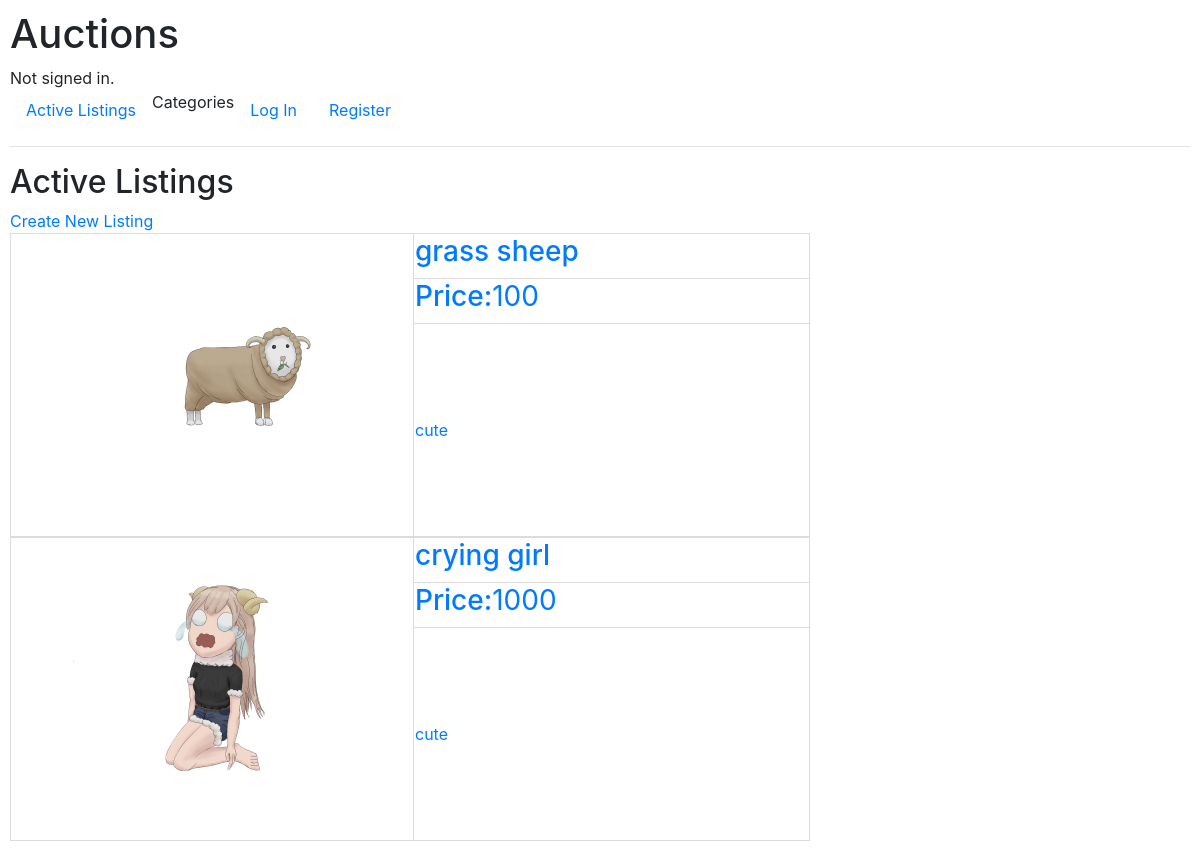
Before: / with the older database file.
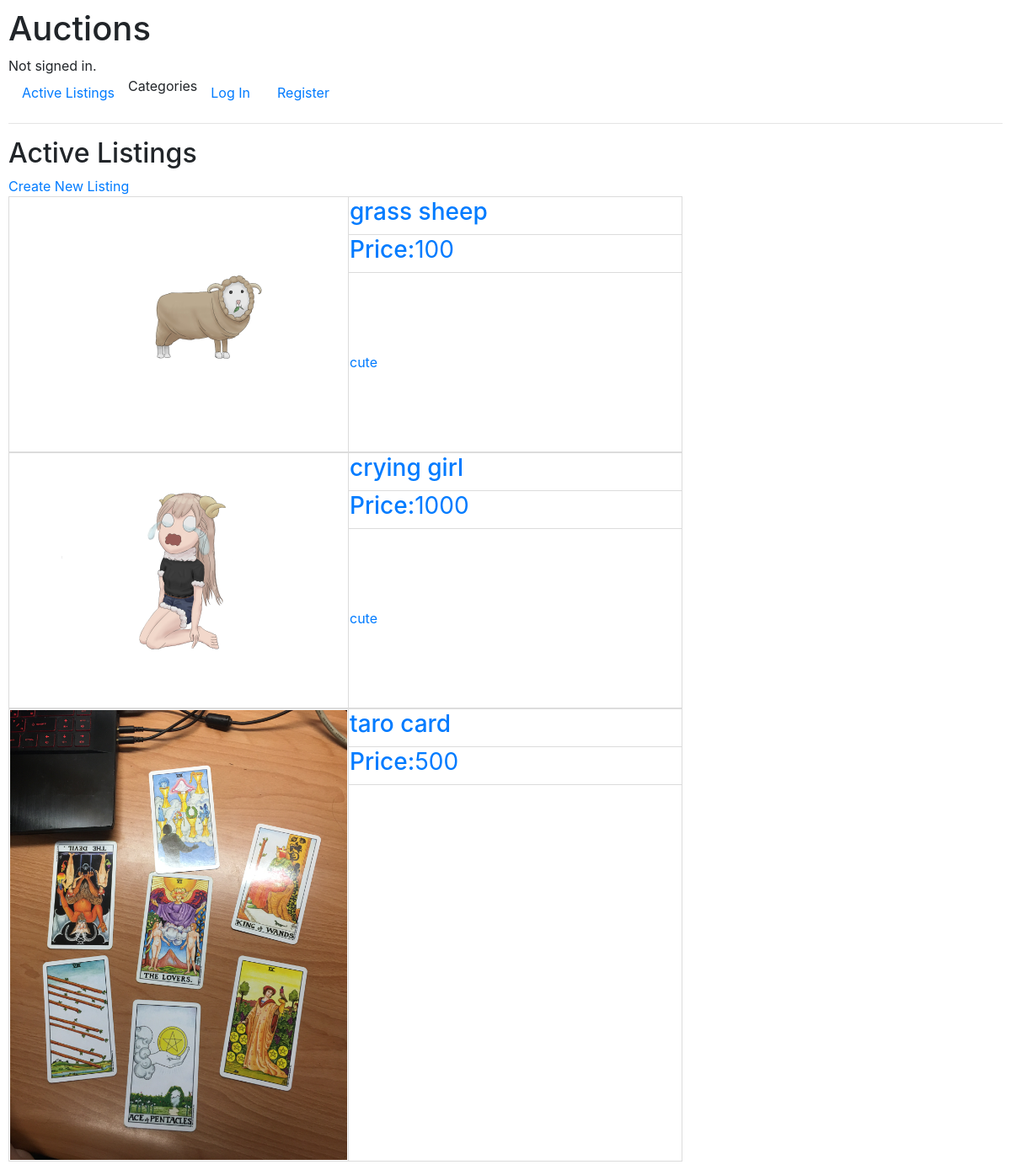
After: the same page with the newer database file.
### auctions/models.py (models this page shows, shortened)
class AuctionList(models.Model):
    title = models.CharField(max_length=64)
    image = models.ImageField(upload_to="items")
    description = models.CharField(max_length=128)
    type = models.CharField(max_length=16)
    starting_bid = models.IntegerField()
    owner = models.ForeignKey(User, on_delete=models.CASCADE, related_name="my_selling_items")
    is_closed = models.BooleanField(default=False)

### auctions/views.py (the view)
# urls.py: path("", views.index, name="index"),
def index(request):
    return render(request, "auctions/index.html", {
        "items":AuctionList.objects.all(),
        "title":"Active Listings",
    })

### auctions/templates/auctions/index.html
{% extends "auctions/layout.html" %}
{% block body %}
    <h2>{{ title }}</h2>
    {% if not used_for_watchlist %}
    <a href="{% url 'create_item' %}">Create New Listing</a>
    {% endif %}
    <br>
    {% for item in items %}
    <a href="{% url 'listing' item.id %}">
        <table class="listing_table" width="800px">
            <tr>
                <td rowspan="5" width="400px">
                    <img src="{{item.image.url}}", width="400">
                </td>
                <td height="20vw">
                    <h3>{{ item.title }}</h3>
                </td>
            </tr>
            <tr>
                <td height="20vw">
                    <h3>Price:<span class="not_bold">{{ item.starting_bid }}</span></h3>
                </td>
            </tr>
            <tr>
                <td rowspan="3">
                    {{ item.description }}
                </td>
            </tr>
        </table>
    </a>
    {% endfor %}
{% endblock %}

### auctions/templates/auctions/layout.html (shortened to what this page needs)
{% load static %}
<!DOCTYPE html>
<html lang="en">
    <head>
        <link rel="stylesheet" href="https://stackpath.bootstrapcdn.com/bootstrap/4.4.1/css/bootstrap.min.css">
        <link href="{% static 'auctions/styles.css' %}" rel="stylesheet">
    </head>
    <body>
        <h1>Auctions</h1>
        <div>
            {% if user.is_authenticated %}
                Signed in as <strong>{{ user.username }}</strong>.
            {% else %}
                Not signed in.
            {% endif %}
        </div>
        <ul class="nav">
            <li class="nav-item">
                <a class="nav-link" href="{% url 'index' %}">Active Listings</a>
            </li>
            <li>
                Categories
            </li>
            {% if user.is_authenticated %}
                <li class="nav-item">
                    <a class="nav-link" href="{% url 'watchlist' user.id %}">Watchlist</a>
                </li>
                <li class="nav-item">
                    <a class="nav-link" href="{% url 'logout' %}">Log Out</a>
                </li>
            {% else %}
                <li class="nav-item">
                    <a class="nav-link" href="{% url 'login' %}">Log In</a>
                </li>
                <li class="nav-item">
                    <a class="nav-link" href="{% url 'register' %}">Register</a>
                </li>
            {% endif %}
        </ul>
        <hr>
        {% block body %}
        {% endblock %}
    </body>
</html>

### auctions/static/auctions/styles.css (style rules this page uses)
body { padding: 10px; }
.not_bold { font-weight: normal; }
.listing_table { border: 1px solid gainsboro; }
td { border: 1px solid gainsboro; }

Changed rows visible on the page:
added AuctionList: image (picture), title "taro card", starting_bid "500"
